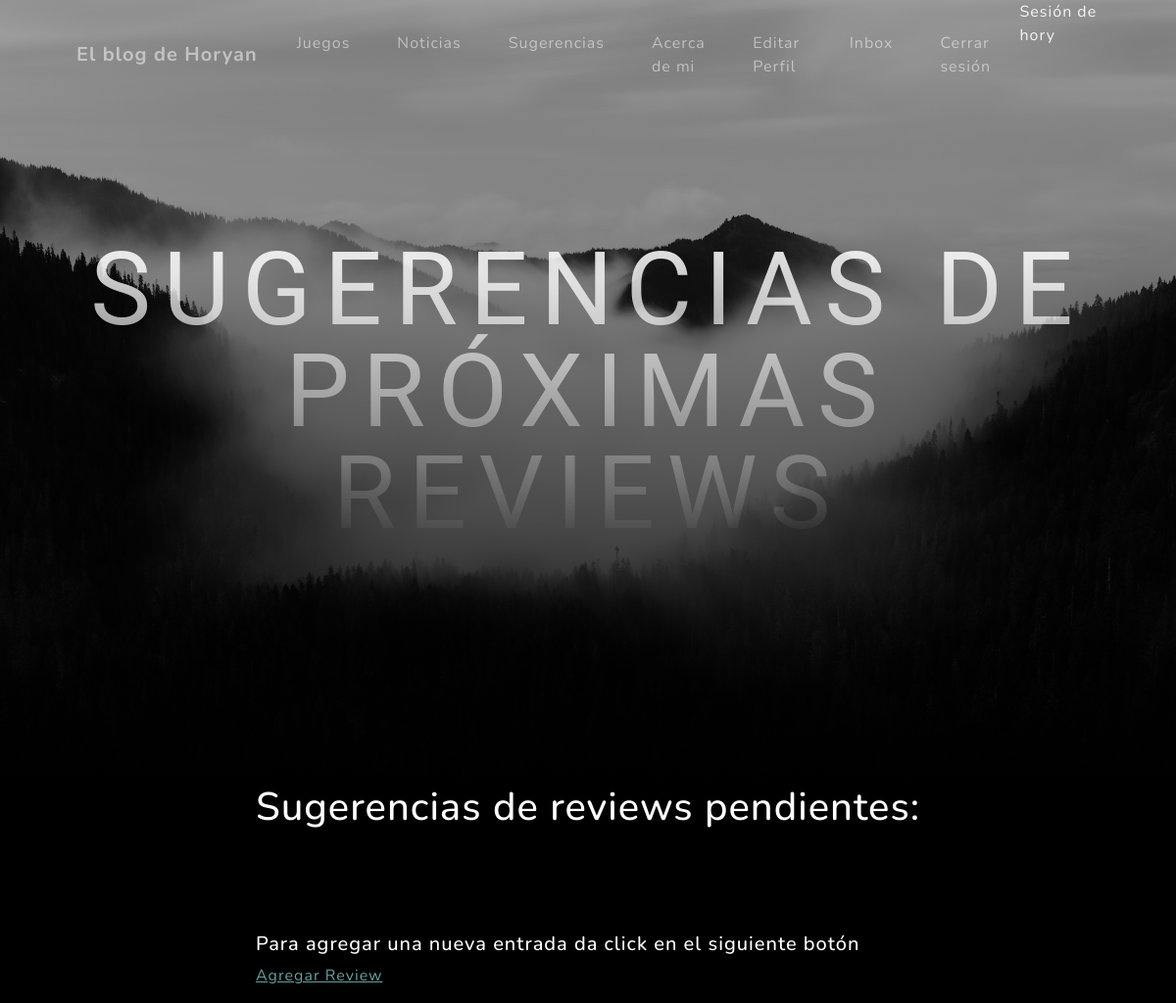
Before: /App/sugerencia/list (signed in) with the older database file.
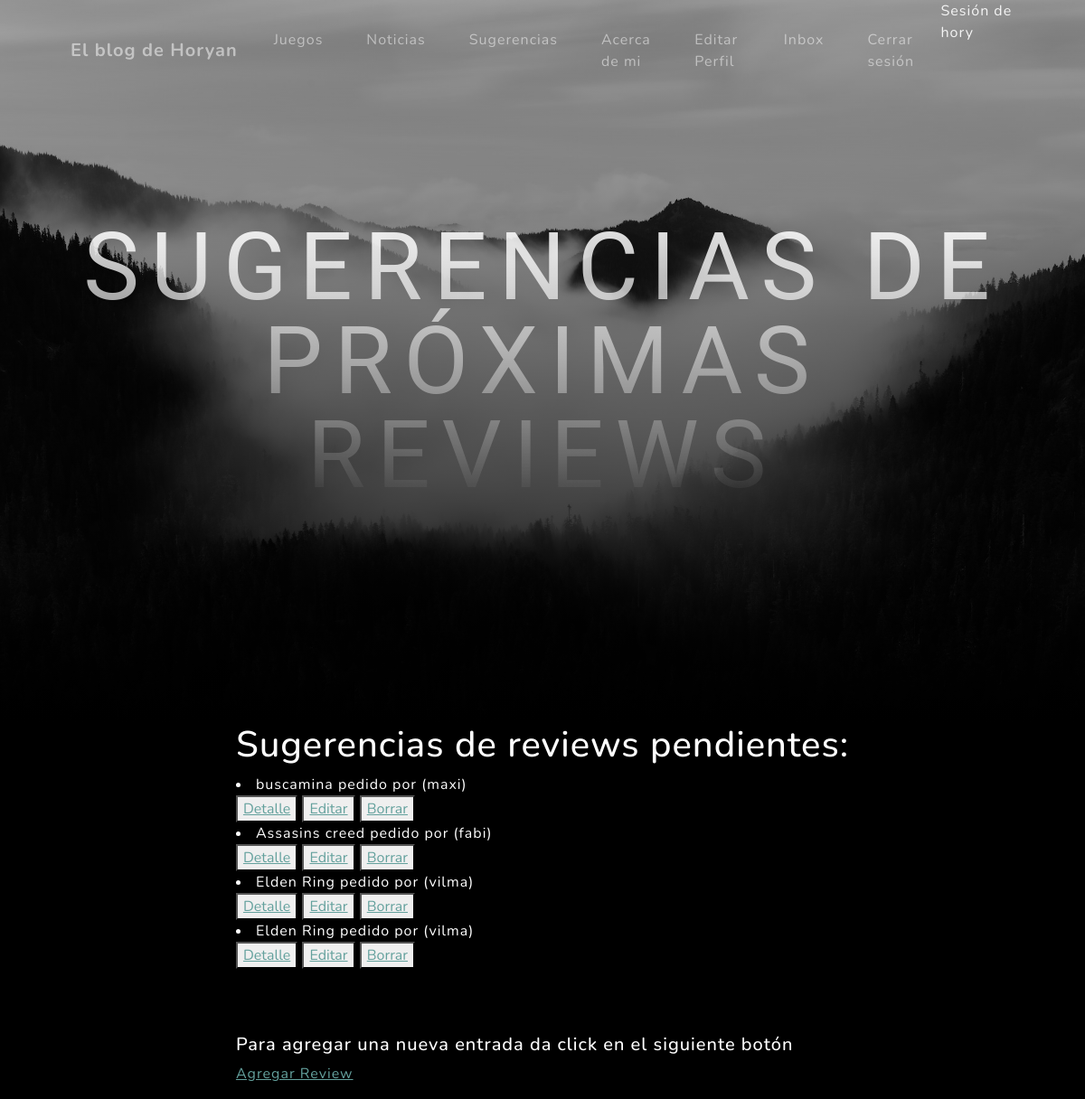
After: the same page with the newer database file.
### App/models.py (models this page shows, shortened)
class Sugerencia(models.Model):
    nombre = models.CharField(max_length=50)
    categoria = models.CharField(max_length=50)
    usuario = models.ForeignKey(User, on_delete=models.CASCADE, blank= True, null=True)

### App/views.py (the view)
# urls.py: path('sugerencia/list', SugerenciasList.as_view(), name = 'sugerencia_listar'),
class SugerenciasList(ListView):
    model = Sugerencia
    template_name= 'App/sugerencia_list.html'

### App/templates/App/sugerencia_list.html
{% extends "App/padre.html" %}
{% load static %}
{% block titulo %}
<H1 class="mx-auto my-0 text-uppercase"> Sugerencias de próximas reviews </H1>
{% endblock %}
{% block contenidoQueCambia %}
<body style="background-color:black"></body>
<form method="post" enctype="multipart/form-data">
    <H1 style="color:white"> Sugerencias de reviews pendientes: </H1>
        {% for sugerencia in object_list reversed %}
            <li style="color:white">{{sugerencia.nombre}} pedido por ({{sugerencia.usuario}})</li>
            <button>
                <a href="{% url 'sugerencia_detalle' sugerencia.id %}">Detalle</a>
            </button>
            <button>
                <a href="{% url 'sugerencia_editar' sugerencia.id %}">Editar</a>
            </button>
            <button>
                <a href="{% url 'sugerencia_borrar' sugerencia.id %}">Borrar</a>
            </button>
        {% endfor %}
        <br> <br>
        <br> <br>
        <h5 style="color:white"> Para agregar una nueva entrada  da click en el siguiente botón </h5>
        <p>
            <a href="{% url 'sugerencia_crear' %}">Agregar Review</a>
        </p>
</form>
</body>
{% endblock %}

### App/templates/App/padre.html (shortened to what this page needs)
<!DOCTYPE html>
<html lang="en">
    <head>
        {% load static %}
        <link href="{% static 'App/css/styles.css' %}" rel="stylesheet" />
    </head>
    <body id="page-top">
        <nav class="navbar navbar-expand-lg navbar-light fixed-top" id="mainNav">
            <div class="container px-4 px-lg-5">
                <a class="navbar-brand" href="{% url 'inicio' %}">El blog de Horyan</a>
                <div class="collapse navbar-collapse" id="navbarResponsive">
                    <ul class="navbar-nav ms-auto">
                        <li class="nav-item"><a class="nav-link" href="{% url 'juego_listar' %}">Juegos</a></li>
                        <li class="nav-item"><a class="nav-link" href="{% url 'noticia_listar' %}">Noticias</a></li>
                        <li class="nav-item"><a class="nav-link" href="{% url 'sugerencia_listar'%}">Sugerencias</a></li>
                        <li class="nav-item"><a class="nav-link" href="{% url 'acercademi'%}">Acerca de mi</a></li>
                        {% if not request.user.is_authenticated %}
                        <li class="nav-item"><a class="nav-link" href="{% url 'login'%}">Iniciar Sesión</a></li>
                        <li class="nav-item"><a class="nav-link" href="{% url 'register'%}">Nuevo Usuario</a></li>
                        {% else %}
                        <li class="nav-item"><a class="nav-link" href="{% url 'editarPerfil'%}">Editar Perfil</a></li>
                        <li class="nav-item"><a class="nav-link" href="{% url 'inbox'%}">Inbox</a></li>
                        <li class="nav-item"><a class="nav-link" href="{% url 'logout'%}">Cerrar sesión</a></li>
                        <h7 style="color:whitesmoke"> Sesión de {{user}} </h7>
                        {% endif %}
                    </ul>
                </div>
            </div>
        </nav>
        <header class="masthead">
            <div class="container px-4 px-lg-5 d-flex h-100 align-items-center justify-content-center">
                <div class="d-flex justify-content-center">
                    <div class="text-center">
                        {% block titulo %}{% endblock %}
                    </div>
                </div>
            </div>
        </header>
        <div class="d-flex justify-content-center">
            <section class="mx-auto my-0">
                    {% block contenidoQueCambia %}
                    {% endblock %}
    </body>
</html>

Changed rows visible on the page:
added Sugerencia: nombre "buscamina", usuario "maxi"
added Sugerencia: nombre "Assasins creed", usuario "fabi"
added Sugerencia: nombre "Elden Ring", usuario "vilma"
added Sugerencia: nombre "Elden Ring", usuario "vilma"
